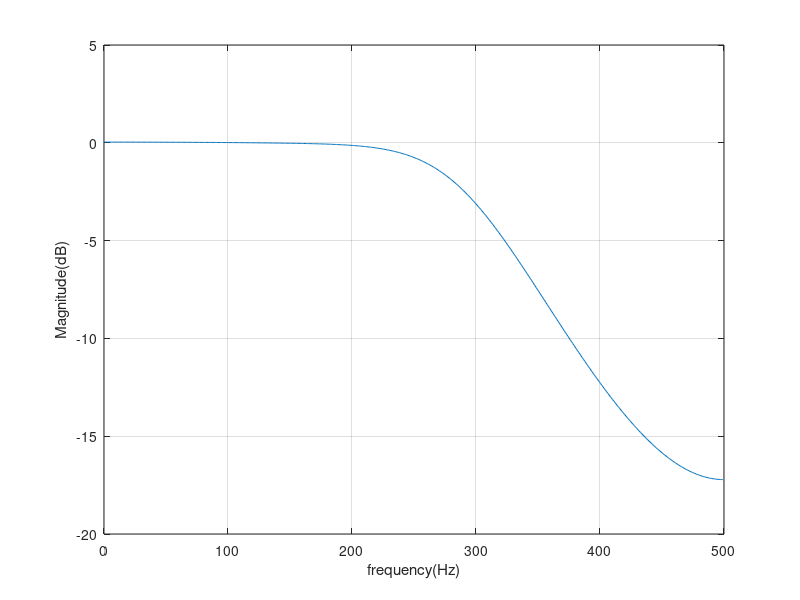

Reproduce this figure in MATLAB.

%impulse invariant filter
Fs=1000; %sampling freq
fc=300; %cutoff freq 
WC=2*pi*fc; %cutoff freq in radian
N=5;

[b,a]=butter(N,WC,'s'); %creating analog filter
[z,p,k]=butter(N,WC,'s');
[bz,az]=impinvar(b,a,Fs); %determine coeffs of IIR filter
[h,f]=freqz(bz,az,512,Fs); %512 points are taken,can be changed

plot(f,20*log10(abs(h))),grid
ylabel('Magnitude(dB)')
xlabel('frequency(Hz)')
